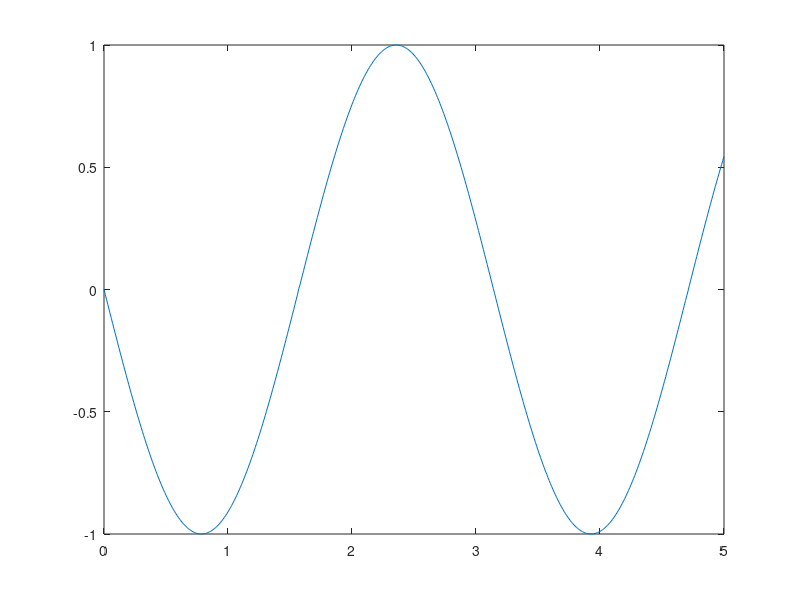

The MATLAB script that drew this image:
clc; clear;
f=@(r) r^2;

eps=1e-3;
df=@(r) (f(r+eps)-f(r-eps))/2/eps;
d2f=@(r) (f(r+eps)+f(r-eps)-2*f(r))/eps/eps;

z=1; L=2;
fth=@(th) (L-z)*tan(th);
dfth=@(th) (fth(th+eps)-fth(th-eps))/2/eps*cos(th)^2/(L-z);
d2fth=@(th) -4*sin(th)*cos(th)/(L-z)*(fth(th+eps)-fth(th-eps))/2/eps*cos(th)^2/(L-z)+(cos(th)^2/(L-z))^2*(fth(th+eps)+fth(th-eps)-2*fth(th))/eps/eps;


% d2fth=

tha=[0:0.01:5];
va=tha*0;
for i=1:length(tha)
    va(i)=d2fth(tha(i));
end
%
plot(tha,va)